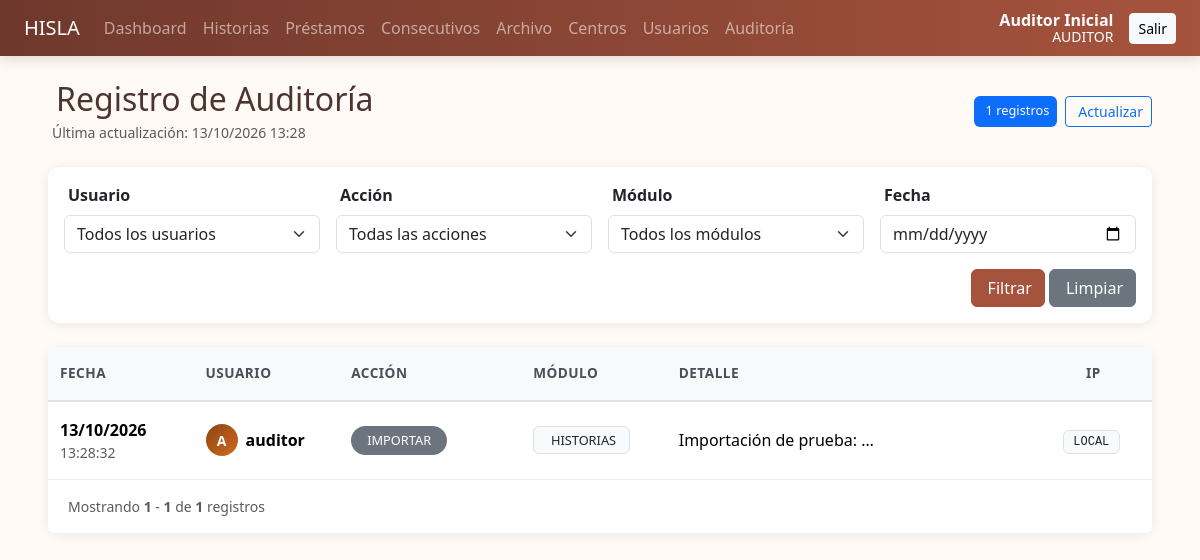
/auditoria/ (signed in), run on the app's committed database.
### app/models.py (models this page shows, shortened)
class Usuario(UserMixin, db.Model):
    __tablename__ = "usuario"
    id = db.Column(db.Integer, primary_key=True)
    nombre = db.Column(db.String(120), nullable=False)
    username = db.Column(db.String(80), unique=True, nullable=False, index=True)
    email = db.Column(db.String(120), unique=True, nullable=False)
    password_hash = db.Column(db.String(255), nullable=False)
    rol = db.Column(db.String(20), nullable=False, default="asistente")
    activo = db.Column(db.Boolean, default=True, nullable=False)
    debe_cambiar_password = db.Column(db.Boolean, default=True, nullable=False)
    creado_en = db.Column(db.DateTime, default=datetime.utcnow)

class Auditoria(db.Model):
    __tablename__ = "auditoria"
    id = db.Column(db.Integer, primary_key=True)
    usuario_id = db.Column(db.Integer, db.ForeignKey("usuario.id"))
    accion = db.Column(db.String(40), nullable=False)
    modulo = db.Column(db.String(50), nullable=False)
    detalle = db.Column(db.Text)
    ip = db.Column(db.String(50))
    fecha = db.Column(db.DateTime, default=datetime.utcnow, index=True)
    usuario = db.relationship("Usuario")

### app/auditoria.py (the view)
@auditoria_bp.route('/')
@login_required
@roles_required('auditor')
def listar():
    page=request.args.get('page',1,type=int)
    registros=Auditoria.query.order_by(Auditoria.fecha.desc()).paginate(page=page,per_page=20,error_out=False)
    return render_template('auditoria/lista.html',registros=registros)

### app/security.py (called while the page is built)
def roles_required(*roles):
    def decorator(fn):
        @wraps(fn)
        def wrapper(*args, **kwargs):
            if not current_user.is_authenticated or not current_user.activo:
                abort(403)
            if current_user.rol not in roles:
                abort(403)
            return fn(*args, **kwargs)
        return wrapper
    return decorator

### app/templates/auditoria/lista.html (shortened to what this page needs)
{% extends 'base.html' %}
{% block content %}
<div class="container-fluid px-4">
    <div class="d-flex justify-content-between align-items-center mb-4">
        <div>
            <h2 class="mb-1">
                Registro de Auditoría
            </h2>
            <p class="text-muted small mb-0">
                Última actualización: {{ registros.items[0].fecha.strftime('%d/%m/%Y %H:%M') if registros.items else 'Sin registros' }}
            </p>
        </div>
        <div class="d-flex gap-2">
            <span class="badge bg-primary p-2">
                {{ registros.total }} registros
            </span>
            <button class="btn btn-outline-primary btn-sm" onclick="window.location.reload()">
                 Actualizar
            </button>
        </div>
    </div>
    <div class="card shadow-sm mb-4">
        <div class="card-body">
            <form class="row g-3" method="GET">
                <div class="col-md-3">
                    <label class="form-label fw-semibold">
                        Usuario
                    </label>
                    <select name="usuario" class="form-select">
                        <option value="">Todos los usuarios</option>
                    </select>
                </div>
                <div class="col-md-3">
                    <label class="form-label fw-semibold">
                        Acción
                    </label>
                    <select name="accion" class="form-select">
                        <option value="">Todas las acciones</option>
                    </select>
                </div>
                <div class="col-md-3">
                    <label class="form-label fw-semibold">
                        Módulo
                    </label>
                    <select name="modulo" class="form-select">
                        <option value="">Todos los módulos</option>
                    </select>
                </div>
                <div class="col-md-3">
                    <label class="form-label fw-semibold">
                        Fecha
                    </label>
                    <input type="date" name="fecha" class="form-control" value="{{ request.args.get('fecha', '') }}">
                </div>
                <div class="col-12 text-end">
                    <button type="submit" class="btn btn-primary">
                         Filtrar
                    </button>
                    <a href="{{ url_for('auditoria.listar') }}" class="btn btn-secondary">
                         Limpiar
                    </a>
                </div>
            </form>
        </div>
    </div>
    <div class="card shadow-sm">
        <div class="card-body p-0">
            <div class="table-responsive">
                <table class="table table-hover mb-0">
                    <thead class="table-light">
                        <tr>
                            <th style="width: 12%;" class="py-3">
                                Fecha
                            </th>
                            <th style="width: 12%;" class="py-3">
                                Usuario
                            </th>
                            <th style="width: 15%;" class="py-3">
                                Acción
                            </th>
                            <th style="width: 12%;" class="py-3">
                                Módulo
                            </th>
                            <th style="width: 30%;" class="py-3">
                                Detalle
                            </th>
                            <th style="width: 10%;" class="py-3 text-center">
                                IP
                            </th>
                        </tr>
                    </thead>
                    <tbody>
                        {% for registro in registros.items %}
                        <tr>
                            <td>
                                <div class="d-flex flex-column">
                                    <span class="fw-semibold">{{ registro.fecha.strftime('%d/%m/%Y') }}</span>
                                    <small class="text-muted">{{ registro.fecha.strftime('%H:%M:%S') }}</small>
                                </div>
                            </td>
                            <td>
                                <div class="d-flex align-items-center">
                                    <div class="avatar-circle me-2" style="width: 32px; height: 32px; background: linear-gradient(135deg, #8B4513, #D2691E); border-radius: 50%; display: flex; align-items: center; justify-content: center; color: white; font-weight: 600; font-size: 14px;">
                                        {{ registro.usuario.username[0].upper() if registro.usuario else 'S' }}
                                    </div>
                                    <div>
                                        <div class="fw-semibold">{{ registro.usuario.username if registro.usuario else 'Sistema' }}</div>
                                    </div>
                                </div>
                            </td>
                            <td>
                                {% if registro.accion == 'CREAR' %}
                                <span class="badge bg-success" style="padding: 0.5rem 1rem; border-radius: 20px;">
                                    <i class="fas fa-plus-circle me-1"></i>Creación
                                </span>
                                {% elif registro.accion == 'EDITAR' %}
                                <span class="badge bg-primary" style="padding: 0.5rem 1rem; border-radius: 20px;">
                                    <i class="fas fa-edit me-1"></i>Edición
                                </span>
                                {% elif registro.accion == 'ELIMINAR' %}
                                <span class="badge bg-danger" style="padding: 0.5rem 1rem; border-radius: 20px;">
                                    <i class="fas fa-trash-alt me-1"></i>Eliminación
                                </span>
                                {% elif registro.accion == 'ARCHIVAR' %}
                                <span class="badge bg-warning text-dark" style="padding: 0.5rem 1rem; border-radius: 20px;">
                                    <i class="fas fa-archive me-1"></i>Archivado
                                </span>
                                {% elif registro.accion == 'BISQUEDA' %}
                                <span class="badge bg-info text-dark" style="padding: 0.5rem 1rem; border-radius: 20px;">
                                    <i class="fas fa-search me-1"></i>Búsqueda
                                </span>
                                {% elif registro.accion == 'LOGIN' %}
                                <span class="badge bg-success" style="padding: 0.5rem 1rem; border-radius: 20px;">
                                    <i class="fas fa-sign-in-alt me-1"></i>Login
                                </span>
                                {% elif registro.accion == 'CAMBIO PASSWORD' %}
                                <span class="badge bg-secondary" style="padding: 0.5rem 1rem; border-radius: 20px;">
                                    <i class="fas fa-key me-1"></i>Cambio Password
                                </span>
                                {% else %}
                                <span class="badge bg-secondary" style="padding: 0.5rem 1rem; border-radius: 20px;">
                                    {{ registro.accion }}
                                </span>
                                {% endif %}
                            </td>
                            <td>
                                <span class="badge bg-light text-dark border" style="padding: 0.4rem 0.8rem;">
                                    {{ registro.modulo }}
                                </span>
                            </td>
                            <td>
                                <div class="d-flex align-items-center">
                                    <span class="text-truncate" style="max-width: 200px;" title="{{ registro.detalle }}">
                                        {{ registro.detalle or 'N/A' }}
                                    </span>
                                    {% if registro.detalle and registro.detalle|length > 30 %}
                                    <button class="btn btn-link btn-sm p-0 ms-1" onclick="verDetalle('{{ registro.detalle }}')">
                                    </button>
                                    {% endif %}
                                </div>
                            </td>
                            <td class="text-center">
                                <code class="badge bg-light text-dark border" style="font-size: 0.75rem; padding: 0.3rem 0.6rem;">
                                    {{ registro.ip or 'N/A' }}
                                </code>
                            </td>
                        </tr>
                        {% endfor %}
                    </tbody>
                </table>
            </div>
        </div>
        <div class="card-footer bg-white border-top-0 py-3">
            <div class="d-flex justify-content-between align-items-center flex-wrap">
                <div class="text-muted small">
                    Mostrando <strong>{{ registros.first }}</strong> - <strong>{{ registros.last }}</strong>
                    de <strong>{{ registros.total }}</strong> registros
                </div>
            </div>
        </div>
    </div>
</div>
{% endblock %}

### app/templates/base.html (shortened to what this page needs)
<!doctype html>
<html lang="es">
<head>
    <link
        href="https://cdn.jsdelivr.net/npm/bootstrap@5.3.3/dist/css/bootstrap.min.css"
        rel="stylesheet"
    >
    <link
    rel="stylesheet"
    href="https://cdn.jsdelivr.net/npm/bootstrap-icons@1.11.3/font/bootstrap-icons.min.css"
    >
    <link
        rel="stylesheet"
        href="{{ url_for('static', filename='css/app.css') }}"
    >
</head>
<body>
    {% set mensajes = get_flashed_messages(with_categories=true) %}
    <nav class="navbar navbar-expand-lg navbar-dark">
        <div class="container-fluid px-4">
            <a
                class="navbar-brand"
                href="{{ url_for('main.dashboard') }}"
            >
                HISLA
            </a>
            {% if current_user.is_authenticated %}
            <div
                class="collapse navbar-collapse"
                id="menuPrincipal"
            >
                <div class="navbar-nav me-auto">
                    <a
                        class="nav-link"
                        href="{{ url_for('main.dashboard') }}"
                    >
                        Dashboard
                    </a>
                    <a
                        class="nav-link"
                        href="{{ url_for('historias.listar') }}"
                    >
                        Historias
                    </a>
                    <a
                        class="nav-link"
                        href="{{ url_for('prestamos.listar') }}"
                    >
                        Préstamos
                    </a>
                    <a
                        class="nav-link"
                        href="{{ url_for('historias.consecutivos') }}"
                    >
                        Consecutivos
                    </a>
                    {% if current_user.rol in ['admin', 'auditor'] %}
                    <a
                        class="nav-link"
                        href="{{ url_for('historias.archivadas') }}"
                    >
                        Archivo
                    </a>
                    <a
                        class="nav-link"
                        href="{{ url_for('centros.listar') }}"
                    >
                        Centros
                    </a>
                    <a
                        class="nav-link"
                        href="{{ url_for('usuarios.listar') }}"
                    >
                        Usuarios
                    </a>
                    {% endif %}
                    {% if current_user.rol == 'auditor' %}
                    <a
                        class="nav-link"
                        href="{{ url_for('auditoria.listar') }}"
                    >
                        Auditoría
                    </a>
                    {% endif %}
                </div>
                <div class="text-white me-3 text-end user-chip">
                    <strong>
                        {{ current_user.nombre }}
                    </strong>
                    <small>
                        {{ current_user.rol|upper }}
                    </small>
                </div>
                <a
                    class="btn btn-sm btn-light"
                    href="{{ url_for('auth.logout') }}"
                >
                    Salir
                </a>
            </div>
            {% endif %}
        </div>
    </nav>
    <main class="container-fluid px-4 py-4">
        {% block content %}
        {% endblock %}
    </main>
</body>
</html>

### app/static/css/app.css (style rules this page uses)
:root { --terracotta:#a6533d;--sand:#f4eadf;--coffee:#4d352f;--cream:#fffaf5 }
body { background:var(--cream);color:var(--coffee) }
.navbar { background:linear-gradient(90deg,#6f382c,var(--terracotta));box-shadow:0 3px 12px rgba(77,53,47,.18) }
.navbar .nav-link { white-space:nowrap }
.btn-primary { background:var(--terracotta);border-color:var(--terracotta) }
.card { border:0;border-radius:16px;box-shadow:0 5px 20px rgba(77,53,47,.08) }
.user-chip { display:flex;flex-direction:column;line-height:1.15 }
.table th { white-space:nowrap }

### app/templates/auditoria/lista.html (style rules this page uses)
.table thead th { font-weight: 600; font-size: 0.85rem; text-transform: uppercase; letter-spacing: 0.5px; color: #495057; border-bottom: 2px solid #dee2e6; }
.table tbody td { vertical-align: middle; padding: 1rem 0.75rem; border-bottom: 1px solid #f0ebe5; }
.badge { font-weight: 500; font-size: 0.8rem; }
.avatar-circle { width: 32px; height: 32px; border-radius: 50%; display: flex; align-items: center; justify-content: center; color: white; font-weight: 600; font-size: 14px; flex-shrink: 0; }
.card { border: none; border-radius: 12px; }
.card.shadow-sm { box-shadow: 0 2px 12px rgba(0, 0, 0, 0.08) !important; }
.table-light { background-color: #f8f9fa; }
.text-truncate { display: inline-block; max-width: 200px; white-space: nowrap; overflow: hidden; text-overflow: ellipsis; }

### data on the page
Usuario: nombre "Auditor Inicial", rol "AUDITOR"
Auditoria: fecha "13/10/2026 13:28", fecha "13/10/2026", fecha "13:28:32", usuario "A", usuario "auditor", accion "IMPORTAR", modulo "HISTORIAS", detalle "Importación de prueba:…", ip "LOCAL"

### other printed values
{{ registros.total }} "1"
{{ registros.first }} "1"
{{ registros.last }} "1"
